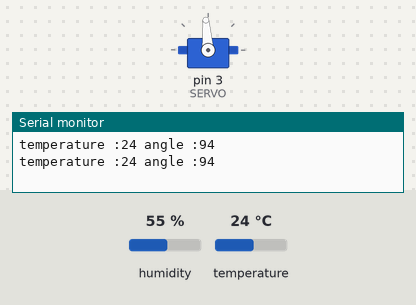
Recording of a sketch running on a simulated Arduino Uno, built with avr-gcc and run on an emulated ATmega328P. Shown: servo, the last lines printed to the serial monitor. The inputs (shaded band) are chosen by the test bench; at power-on: temperature 24 °C, humidity 55 %.

Above: at 2.3 s.
2.4 s: temperature set to 12 °C
At 4.2 s:
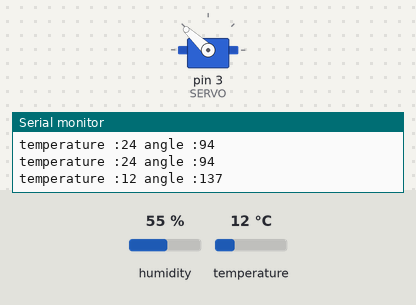
4.5 s: temperature set to 19 °C
At 5.0 s:
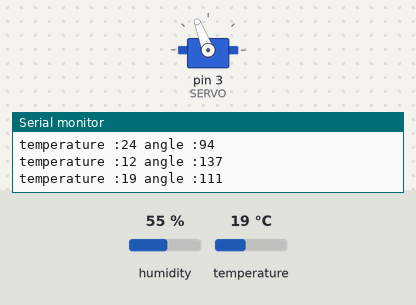
6.6 s: temperature set to 28 °C
At 8.8 s:
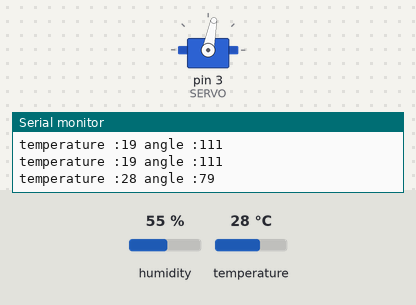
9.1 s: temperature set to 41 °C
At 9.8 s:
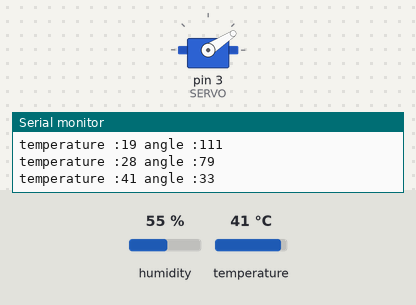
Timing chart, 0 to 12.1 s (numbered marks = the images above; inputs shaded):
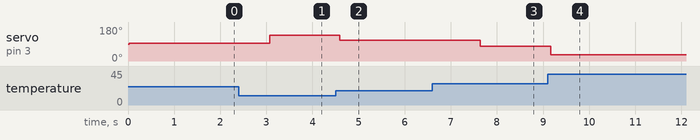

Measured:
- after the input at 2.4 s, servo on pin 3 (SERVO): 94° → 137° after 0.67 s
- after the input at 4.5 s, servo on pin 3 (SERVO): 137° → 111° after 0.10 s
- after the input at 6.6 s, servo on pin 3 (SERVO): 111° → 79° after 1.0 s
- after the input at 9.1 s, servo on pin 3 (SERVO): 79° → 33° after 0.07 s

The sketch:

Experiment_6_Servo_Thermometer.ino
```cpp
// (licence header left out)
#include <Servo.h>
/*
  This Sketch was written with SimpleDHT version 1.0.11
  The code may need to be modified if other versions are used
*/
#include <SimpleDHT.h>

const int SERVO = 3; //Servo on Pin 3
const int POT   = 0; //Pot on Analog Pin 0
int pinDHT11 = 2;
int angle = 0; //angle for servo
Servo myServo;
SimpleDHT11 dht11(pinDHT11);


void setup()
{
  //Create the Servo Object and pass pin number
  myServo.attach(SERVO);
  Serial.begin (9600);
}

void loop()
{

  // now read temperature and humidity
  byte temperature = 0;
  byte humidity = 0;
  int err = SimpleDHTErrSuccess;
  if ((err = dht11.read(&temperature, &humidity, NULL)) != SimpleDHTErrSuccess) {
    Serial.println("DHT11 read fail");
    Serial.print ("err="); Serial.print(err); delay(1000);
    return;
  }
  Serial.print ("temperature :"); Serial.print (temperature);
  angle = map(temperature, 0, 50, 179, 0); //scale it to servo range
  angle = constrain (angle, 0, 179); //ensure we do not pass an angle outside of range
  Serial.print (" angle :"); Serial.println (angle);
  myServo.write(angle); //moves the servo to desired angle
  delay(1500); //wait for next temperature sample
}
```
